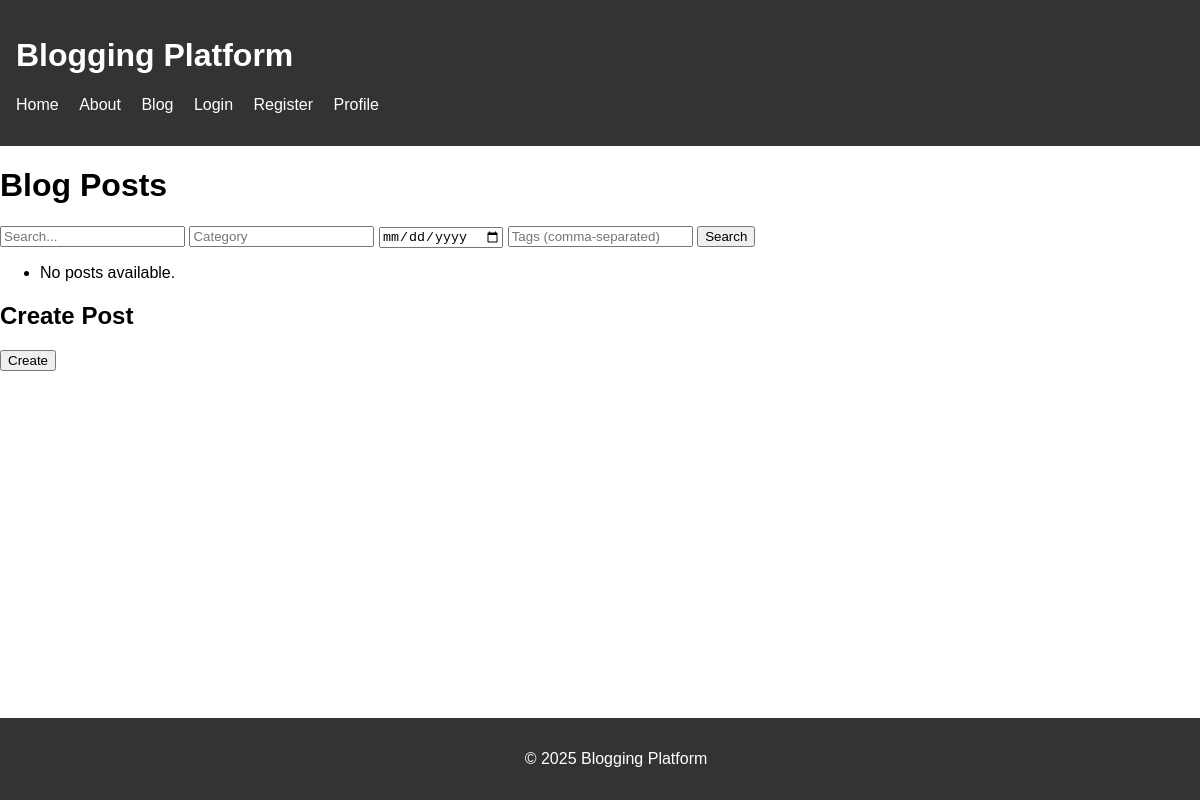
/blog/, run on an earlier commit of the app's database.
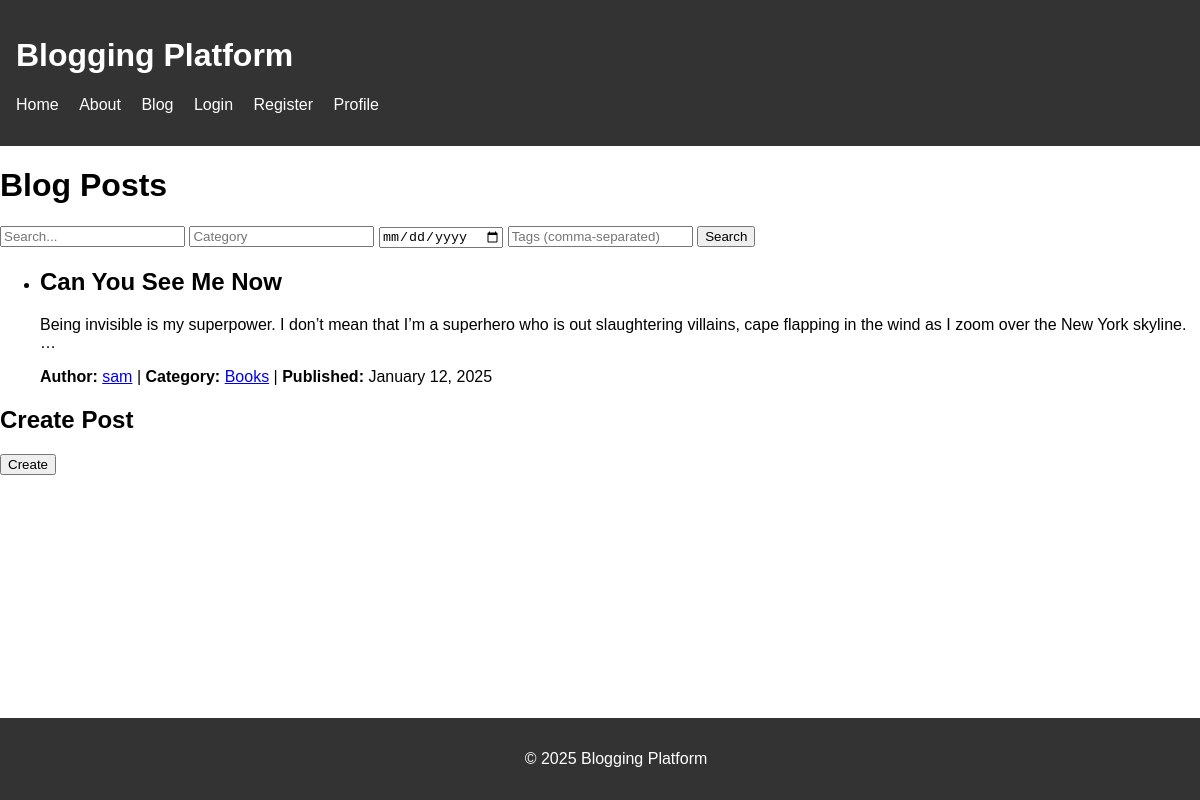
And on a later commit of the database.
### blog/models.py (models this page shows, shortened)
class BlogPost(models.Model):
    title = models.CharField(max_length=200)
    content = models.TextField()
    author = models.ForeignKey(User, on_delete=models.CASCADE)
    category = models.ForeignKey(Category, on_delete=models.SET_NULL, null=True)
    published_date = models.DateTimeField(auto_now=True)
    tags = models.ManyToManyField(Tag, blank=True)
    created_at = models.DateTimeField(auto_now_add=True)
    class Meta:
        ordering = ['-created_at']  # Order posts by creation date, newest first

class Category(models.Model):
    name = models.CharField(max_length=100)

### blog/views.py (the view)
# urls.py: path('', BlogListView.as_view(), name='post_list'),  # Keep this line
class BlogListView(View):
    def get(self, request):
        posts = BlogPost.objects.all().order_by('-created_at')
        return render(request, 'blog/post_list.html', {'posts': posts})

### blog/templates/blog/post_list.html (shortened to what this page needs)
{% extends 'base.html' %}
{% block content %}
<h1>Blog Posts</h1>
<form method="get" action="{% url 'blog:post_list' %}">
    <input type="text" name="q" placeholder="Search...">
    <input type="text" name="category" placeholder="Category">
    <input type="date" name="published_after" placeholder="Published After">
    <input type="text" name="tags" placeholder="Tags (comma-separated)">
    <button type="submit">Search</button>
</form>
<ul>
    {% for post in posts %}
        <li>
            <h2>{{ post.title }}</h2>
            <p>{{ post.content|truncatewords:30 }}</p>
            <p><strong>Author:</strong> <a href="{% url 'blog:posts_by_author' post.author.username %}">{{ post.author.username }}</a> |
               <strong>Category:</strong> <a href="{% url 'blog:posts_by_category' post.category.name %}">{{ post.category.name }}</a> |
               <strong>Published:</strong> {{ post.created_at|date:"F j, Y" }}</p>
        </li>
    {% empty %}
        <li>No posts available.</li>
    {% endfor %}
</ul>
<h2>Create Post</h2>
<form method="post" action="{% url 'blog:create_post' %}">
    <button type="submit">Create</button>
</form>
{% endblock %}

### templates/base.html (shortened to what this page needs)
<!DOCTYPE html>
<html lang="en">
<head>
    {% load static %}
    <link rel="stylesheet" href="{% static 'css/styles.css' %}">
</head>
<body>
    <header>
        <h1>Blogging Platform</h1>
        <nav>
            <ul>
                <li><a href="{% url 'home' %}">Home</a></li>
                <li><a href="{% url 'about' %}">About</a></li>
                <li><a href="{% url 'blog:post_list' %}">Blog</a></li>
                <li><a href="{% url 'login' %}">Login</a></li>
                <li><a href="{% url 'register' %}">Register</a></li>
                <li><a href="{% url 'profile' %}">Profile</a></li>
            </ul>
        </nav>
    </header>
    <main>
        {% block content %}{% endblock %}
    </main>
    <footer>
        <p>&copy; 2025 Blogging Platform</p>
    </footer>
</body>
</html>

### static/css/styles.css (style rules this page uses)
body { font-family: Arial, sans-serif; margin: 0; padding: 0; }
header { background-color: #333; color: white; padding: 1rem; margin: 0 auto; }
nav ul { list-style: none; padding: 0; }
nav ul li { display: inline; margin-right: 1rem; }
nav ul li a { color: white; text-decoration: none; }
footer { background-color: #333; color: white; text-align: center; padding: 1rem; position: fixed; bottom: 0; width: 100%; }

What changed in the data, as far as the page shows it:
added BlogPost: title "Can You See Me Now", content "Being invisible is my superpower. I don’t mean that I’m a superhero who is out slaughtering villains, cape flapping in the wind as I zoom over the New York skyline. …", author.username "sam", category.name "Books", created_at "January 12, 2025"
Also different on the page:
text no longer shown: "No posts available."
